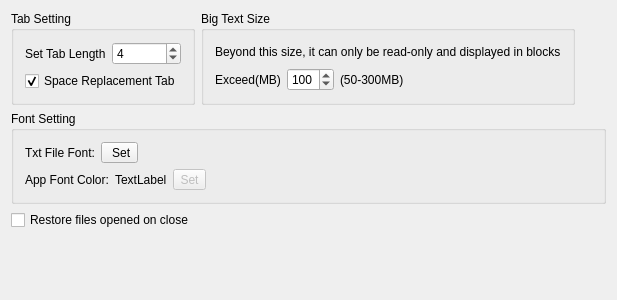
<?xml version="1.0" encoding="UTF-8"?>
<ui version="4.0">
 <class>TextEditSetWin</class>
 <widget class="QWidget" name="TextEditSetWin">
  <property name="geometry">
   <rect>
    <x>0</x>
    <y>0</y>
    <width>617</width>
    <height>300</height>
   </rect>
  </property>
  <property name="windowTitle">
   <string>TextEditSetWin</string>
  </property>
  <layout class="QVBoxLayout" name="verticalLayout_2">
   <item>
    <layout class="QHBoxLayout" name="horizontalLayout_2">
     <item>
      <widget class="QGroupBox" name="groupBox">
       <property name="title">
        <string>Tab Setting</string>
       </property>
       <layout class="QVBoxLayout" name="verticalLayout">
        <item>
         <layout class="QHBoxLayout" name="horizontalLayout">
          <item>
           <widget class="QLabel" name="label">
            <property name="text">
             <string>Set Tab Length</string>
            </property>
           </widget>
          </item>
          <item>
           <widget class="QSpinBox" name="spinBoxTabLens">
            <property name="maximum">
             <number>16</number>
            </property>
            <property name="value">
             <number>4</number>
            </property>
           </widget>
          </item>
         </layout>
        </item>
        <item>
         <widget class="QCheckBox" name="checkBoxReplaceTabToSpace">
          <property name="text">
           <string>Space Replacement Tab</string>
          </property>
          <property name="checked">
           <bool>true</bool>
          </property>
         </widget>
        </item>
       </layout>
      </widget>
     </item>
     <item>
      <widget class="QGroupBox" name="groupBox_3">
       <property name="title">
        <string>Big Text Size</string>
       </property>
       <layout class="QVBoxLayout" name="verticalLayout_3">
        <item>
         <widget class="QLabel" name="label_4">
          <property name="text">
           <string>Beyond this size, it can only be read-only and displayed in blocks</string>
          </property>
         </widget>
        </item>
        <item>
         <layout class="QHBoxLayout" name="horizontalLayout_4">
          <item>
           <widget class="QLabel" name="label_3">
            <property name="text">
             <string>Exceed(MB)</string>
            </property>
           </widget>
          </item>
          <item>
           <widget class="QSpinBox" name="BigTextSizeLimit">
            <property name="minimum">
             <number>50</number>
            </property>
            <property name="maximum">
             <number>300</number>
            </property>
            <property name="value">
             <number>100</number>
            </property>
           </widget>
          </item>
          <item>
           <widget class="QLabel" name="label_5">
            <property name="text">
             <string>(50-300MB)</string>
            </property>
           </widget>
          </item>
          <item>
           <spacer name="horizontalSpacer_2">
            <property name="orientation">
             <enum>Qt::Horizontal</enum>
            </property>
            <property name="sizeHint" stdset="0">
             <size>
              <width>40</width>
              <height>20</height>
             </size>
            </property>
           </spacer>
          </item>
         </layout>
        </item>
       </layout>
      </widget>
     </item>
     <item>
      <spacer name="horizontalSpacer">
       <property name="orientation">
        <enum>Qt::Horizontal</enum>
       </property>
       <property name="sizeHint" stdset="0">
        <size>
         <width>437</width>
         <height>20</height>
        </size>
       </property>
      </spacer>
     </item>
    </layout>
   </item>
   <item>
    <widget class="QGroupBox" name="groupBox_2">
     <property name="title">
      <string>Font Setting</string>
     </property>
     <layout class="QVBoxLayout" name="verticalLayout_4">
      <item>
       <layout class="QHBoxLayout" name="horizontalLayout_6">
        <item>
         <widget class="QLabel" name="label_6">
          <property name="text">
           <string>Txt File Font:</string>
          </property>
         </widget>
        </item>
        <item>
         <widget class="QToolButton" name="toolButton">
          <property name="text">
           <string> Set</string>
          </property>
         </widget>
        </item>
        <item>
         <spacer name="horizontalSpacer_4">
          <property name="orientation">
           <enum>Qt::Horizontal</enum>
          </property>
          <property name="sizeHint" stdset="0">
           <size>
            <width>40</width>
            <height>20</height>
           </size>
          </property>
         </spacer>
        </item>
       </layout>
      </item>
      <item>
       <layout class="QHBoxLayout" name="horizontalLayout_5">
        <item>
         <widget class="QLabel" name="label_2">
          <property name="text">
           <string>App Font Color:</string>
          </property>
         </widget>
        </item>
        <item>
         <widget class="QLabel" name="appFontColorLabel">
          <property name="text">
           <string>TextLabel</string>
          </property>
         </widget>
        </item>
        <item>
         <widget class="QToolButton" name="toolButton1">
          <property name="enabled">
           <bool>false</bool>
          </property>
          <property name="text">
           <string>Set</string>
          </property>
         </widget>
        </item>
        <item>
         <spacer name="horizontalSpacer_5">
          <property name="orientation">
           <enum>Qt::Horizontal</enum>
          </property>
          <property name="sizeHint" stdset="0">
           <size>
            <width>40</width>
            <height>20</height>
           </size>
          </property>
         </spacer>
        </item>
       </layout>
      </item>
     </layout>
    </widget>
   </item>
   <item>
    <layout class="QHBoxLayout" name="horizontalLayout_3">
     <item>
      <widget class="QCheckBox" name="restoreFile">
       <property name="text">
        <string>Restore files opened on close</string>
       </property>
      </widget>
     </item>
     <item>
      <spacer name="horizontalSpacer_3">
       <property name="orientation">
        <enum>Qt::Horizontal</enum>
       </property>
       <property name="sizeHint" stdset="0">
        <size>
         <width>40</width>
         <height>20</height>
        </size>
       </property>
      </spacer>
     </item>
    </layout>
   </item>
   <item>
    <spacer name="verticalSpacer">
     <property name="orientation">
      <enum>Qt::Vertical</enum>
     </property>
     <property name="sizeHint" stdset="0">
      <size>
       <width>20</width>
       <height>40</height>
      </size>
     </property>
    </spacer>
   </item>
  </layout>
 </widget>
 <layoutdefault spacing="6" margin="11"/>
 <resources/>
 <connections>
  <connection>
   <sender>toolButton</sender>
   <signal>clicked()</signal>
   <receiver>TextEditSetWin</receiver>
   <slot>slot_txtFontSet()</slot>
   <hints>
    <hint type="sourcelabel">
     <x>129</x>
     <y>126</y>
    </hint>
    <hint type="destinationlabel">
     <x>567</x>
     <y>292</y>
    </hint>
   </hints>
  </connection>
  <connection>
   <sender>toolButton1</sender>
   <signal>clicked()</signal>
   <receiver>TextEditSetWin</receiver>
   <slot>slot_appFontColor()</slot>
   <hints>
    <hint type="sourcelabel">
     <x>195</x>
     <y>151</y>
    </hint>
    <hint type="destinationlabel">
     <x>193</x>
     <y>304</y>
    </hint>
   </hints>
  </connection>
 </connections>
 <slots>
  <slot>slot_selectFont()</slot>
  <slot>slot_selectProLangFont()</slot>
  <slot>slot_txtFontSet()</slot>
  <slot>slot_selectAppFont()</slot>
  <slot>slot_appFontColor()</slot>
 </slots>
</ui>
